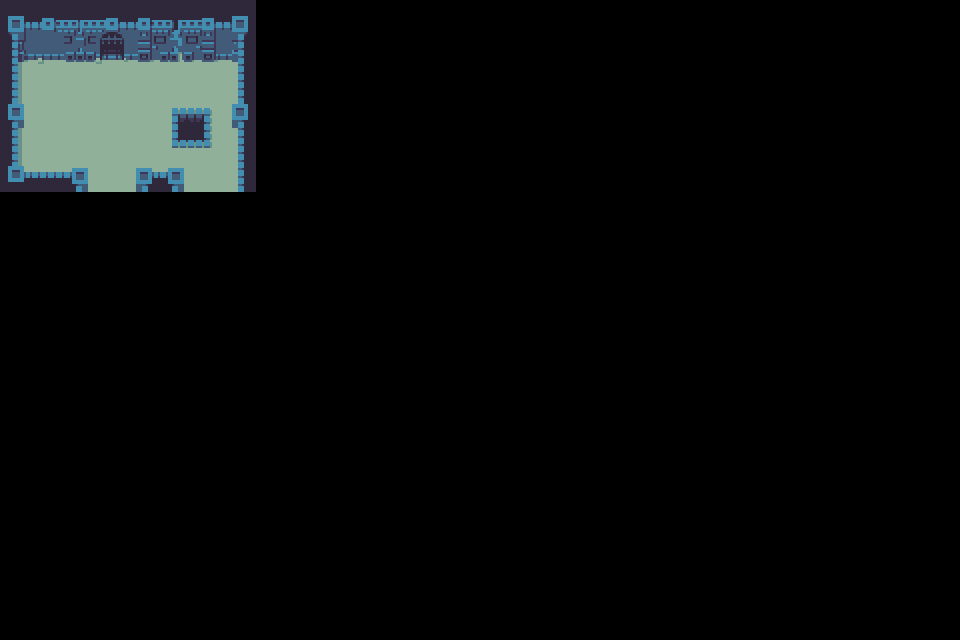

This game map was drawn from its Tiled (.tmx) file and the tilesets committed beside it. A one-line description and the full map source follow:
An orthogonal 30x20 tile map with 32x32 px tiles, 2 tile layers (floors, walls) and 11 objects (entrance1, entrance2, standardEnter, entrance3, door1, ...).

<map version="1.10" tiledversion="1.10.1" orientation="orthogonal" renderorder="right-down" width="30" height="20" tilewidth="32" tileheight="32" infinite="0" nextlayerid="6" nextobjectid="19">
 <editorsettings>
  <export target="room2.lua" format="lua" />
 </editorsettings>
 <tileset firstgid="1" name="dungeon_sheet" tilewidth="32" tileheight="32" tilecount="240" columns="24">
  <image source="../dungeon_sheet.png" width="768" height="320" />
 </tileset>
 <layer id="2" name="floors" width="30" height="20">
  <data encoding="csv">
55,55,55,55,55,55,55,55,0,0,0,0,0,0,0,0,0,0,0,0,0,0,0,0,0,0,0,0,0,0,
55,55,55,55,55,55,55,55,0,0,0,0,0,0,0,0,0,0,0,0,0,0,0,0,0,0,0,0,0,0,
55,55,55,55,55,55,55,55,0,0,0,0,0,0,0,0,0,0,0,0,0,0,0,0,0,0,0,0,0,0,
55,55,55,55,55,55,55,55,0,0,0,0,0,0,0,0,0,0,0,0,0,0,0,0,0,0,0,0,0,0,
55,55,55,55,55,55,55,55,0,0,0,0,0,0,0,0,0,0,0,0,0,0,0,0,0,0,0,0,0,0,
55,55,55,55,55,55,55,55,0,0,0,0,0,0,0,0,0,0,0,0,0,0,0,0,0,0,0,0,0,0,
0,0,0,0,0,0,0,0,0,0,0,0,0,0,0,0,0,0,0,0,0,0,0,0,0,0,0,0,0,0,
0,0,0,0,0,0,0,0,0,0,0,0,0,0,0,0,0,0,0,0,0,0,0,0,0,0,0,0,0,0,
0,0,0,0,0,0,0,0,0,0,0,0,0,0,0,0,0,0,0,0,0,0,0,0,0,0,0,0,0,0,
0,0,0,0,0,0,0,0,0,0,0,0,0,0,0,0,0,0,0,0,0,0,0,0,0,0,0,0,0,0,
0,0,0,0,0,0,0,0,0,0,0,0,0,0,0,0,0,0,0,0,0,0,0,0,0,0,0,0,0,0,
0,0,0,0,0,0,0,0,0,0,0,0,0,0,0,0,0,0,0,0,0,0,0,0,0,0,0,0,0,0,
0,0,0,0,0,0,0,0,0,0,0,0,0,0,0,0,0,0,0,0,0,0,0,0,0,0,0,0,0,0,
0,0,0,0,0,0,0,0,0,0,0,0,0,0,0,0,0,0,0,0,0,0,0,0,0,0,0,0,0,0,
0,0,0,0,0,0,0,0,0,0,0,0,0,0,0,0,0,0,0,0,0,0,0,0,0,0,0,0,0,0,
0,0,0,0,0,0,0,0,0,0,0,0,0,0,0,0,0,0,0,0,0,0,0,0,0,0,0,0,0,0,
0,0,0,0,0,0,0,0,0,0,0,0,0,0,0,0,0,0,0,0,0,0,0,0,0,0,0,0,0,0,
0,0,0,0,0,0,0,0,0,0,0,0,0,0,0,0,0,0,0,0,0,0,0,0,0,0,0,0,0,0,
0,0,0,0,0,0,0,0,0,0,0,0,0,0,0,0,0,0,0,0,0,0,0,0,0,0,0,0,0,0,
0,0,0,0,0,0,0,0,0,0,0,0,0,0,0,0,0,0,0,0,0,0,0,0,0,0,0,0,0,0
</data>
 </layer>
 <layer id="1" name="walls" width="30" height="20">
  <data encoding="csv">
6,193,194,195,196,197,198,8,0,0,0,0,0,0,0,0,0,0,0,0,0,0,0,0,0,0,0,0,0,0,
30,102,218,145,220,221,222,32,0,0,0,0,0,0,0,0,0,0,0,0,0,0,0,0,0,0,0,0,0,0,
54,0,0,0,0,0,0,56,0,0,0,0,0,0,0,0,0,0,0,0,0,0,0,0,0,0,0,0,0,0,
77,0,0,0,0,210,211,76,0,0,0,0,0,0,0,0,0,0,0,0,0,0,0,0,0,0,0,0,0,0,
54,0,0,0,0,234,235,56,0,0,0,0,0,0,0,0,0,0,0,0,0,0,0,0,0,0,0,0,0,0,
78,79,10,0,9,10,0,56,0,0,0,0,0,0,0,0,0,0,0,0,0,0,0,0,0,0,0,0,0,0,
0,0,0,0,0,0,0,0,0,0,0,0,0,0,0,0,0,0,0,0,0,0,0,0,0,0,0,0,0,0,
0,0,0,0,0,0,0,0,0,0,0,0,0,0,0,0,0,0,0,0,0,0,0,0,0,0,0,0,0,0,
0,0,0,0,0,0,0,0,0,0,0,0,0,0,0,0,0,0,0,0,0,0,0,0,0,0,0,0,0,0,
0,0,0,0,0,0,0,0,0,0,0,0,0,0,0,0,0,0,0,0,0,0,0,0,0,0,0,0,0,0,
0,0,0,0,0,0,0,0,0,0,0,0,0,0,0,0,0,0,0,0,0,0,0,0,0,0,0,0,0,0,
0,0,0,0,0,0,0,0,0,0,0,0,0,0,0,0,0,0,0,0,0,0,0,0,0,0,0,0,0,0,
0,0,0,0,0,0,0,0,0,0,0,0,0,0,0,0,0,0,0,0,0,0,0,0,0,0,0,0,0,0,
0,0,0,0,0,0,0,0,0,0,0,0,0,0,0,0,0,0,0,0,0,0,0,0,0,0,0,0,0,0,
0,0,0,0,0,0,0,0,0,0,0,0,0,0,0,0,0,0,0,0,0,0,0,0,0,0,0,0,0,0,
0,0,0,0,0,0,0,0,0,0,0,0,0,0,0,0,0,0,0,0,0,0,0,0,0,0,0,0,0,0,
0,0,0,0,0,0,0,0,0,0,0,0,0,0,0,0,0,0,0,0,0,0,0,0,0,0,0,0,0,0,
0,0,0,0,0,0,0,0,0,0,0,0,0,0,0,0,0,0,0,0,0,0,0,0,0,0,0,0,0,0,
0,0,0,0,0,0,0,0,0,0,0,0,0,0,0,0,0,0,0,0,0,0,0,0,0,0,0,0,0,0,
0,0,0,0,0,0,0,0,0,0,0,0,0,0,0,0,0,0,0,0,0,0,0,0,0,0,0,0,0,0
</data>
 </layer>
 <objectgroup id="3" name="bounds">
  <object id="1" x="16" y="16" width="224" height="40" />
  <object id="2" x="8" y="16" width="8" height="168" />
  <object id="3" x="8" y="176" width="248" height="8" />
  <object id="4" x="240" y="16" width="8" height="168" />
 </objectgroup>
 <objectgroup id="5" name="entrances">
  <object id="9" name="entrance1" x="112" y="168">
   <properties>
    <property name="playerEnterRotation" type="int" value="0" />
   </properties>
  </object>
  <object id="13" name="entrance2" x="208" y="168">
   <properties>
    <property name="playerEnterRotation" type="int" value="0" />
   </properties>
  </object>
  <object id="10" name="standardEnter" x="112" y="112">
   <properties>
    <property name="playerEnterRotation" type="int" value="0" />
   </properties>
  </object>
  <object id="17" name="entrance3" x="112" y="72">
   <properties>
    <property name="playerEnterRotation" type="int" value="2" />
   </properties>
  </object>
 </objectgroup>
 <objectgroup id="4" name="doors">
  <object id="6" name="door1" x="96" y="176" width="32" height="16">
   <properties>
    <property name="roomExit" value="room1" />
    <property name="roomExitDoorName" value="entrance1" />
   </properties>
  </object>
  <object id="11" name="door2" x="192" y="176" width="32" height="16">
   <properties>
    <property name="roomExit" value="room1" />
    <property name="roomExitDoorName" value="entrance2" />
   </properties>
  </object>
  <object id="18" name="door3" x="96" y="40" width="32" height="16">
   <properties>
    <property name="roomExit" value="room3" />
    <property name="roomExitDoorName" value="entrance1" />
   </properties>
  </object>
 </objectgroup>
</map>
